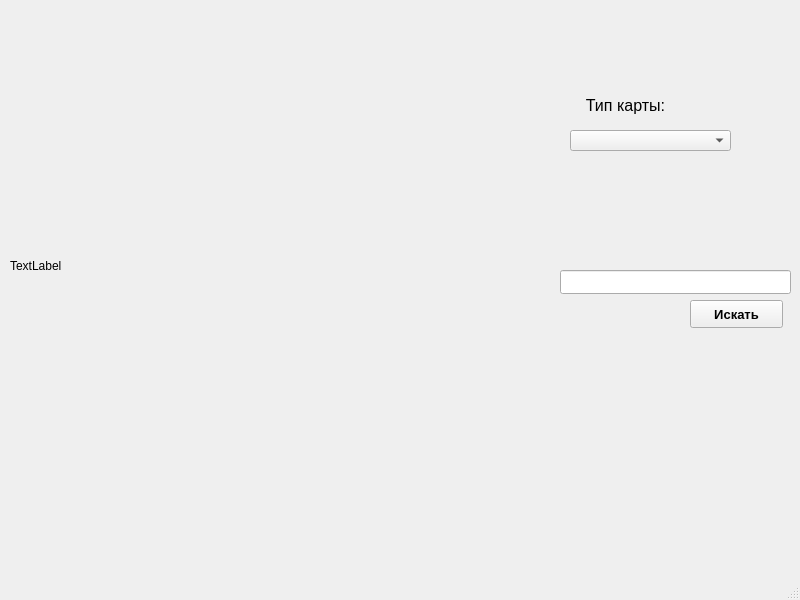
<?xml version="1.0" encoding="UTF-8"?>
<ui version="4.0">
 <class>MainWindow</class>
 <widget class="QMainWindow" name="MainWindow">
  <property name="geometry">
   <rect>
    <x>0</x>
    <y>0</y>
    <width>800</width>
    <height>600</height>
   </rect>
  </property>
  <property name="focusPolicy">
   <enum>Qt::StrongFocus</enum>
  </property>
  <property name="windowTitle">
   <string>MainWindow</string>
  </property>
  <widget class="QWidget" name="centralwidget">
   <widget class="QComboBox" name="map_layer">
    <property name="enabled">
     <bool>true</bool>
    </property>
    <property name="geometry">
     <rect>
      <x>570</x>
      <y>130</y>
      <width>161</width>
      <height>21</height>
     </rect>
    </property>
    <property name="focusPolicy">
     <enum>Qt::NoFocus</enum>
    </property>
   </widget>
   <widget class="QPushButton" name="search_btn">
    <property name="geometry">
     <rect>
      <x>690</x>
      <y>300</y>
      <width>93</width>
      <height>28</height>
     </rect>
    </property>
    <property name="font">
     <font>
      <family>Arial</family>
      <pointsize>10</pointsize>
      <weight>75</weight>
      <bold>true</bold>
     </font>
    </property>
    <property name="focusPolicy">
     <enum>Qt::NoFocus</enum>
    </property>
    <property name="text">
     <string>Искать</string>
    </property>
   </widget>
   <widget class="QLineEdit" name="search_edit">
    <property name="geometry">
     <rect>
      <x>560</x>
      <y>270</y>
      <width>231</width>
      <height>24</height>
     </rect>
    </property>
    <property name="focusPolicy">
     <enum>Qt::TabFocus</enum>
    </property>
   </widget>
   <widget class="QLabel" name="image">
    <property name="enabled">
     <bool>true</bool>
    </property>
    <property name="geometry">
     <rect>
      <x>10</x>
      <y>10</y>
      <width>521</width>
      <height>511</height>
     </rect>
    </property>
    <property name="text">
     <string>TextLabel</string>
    </property>
   </widget>
   <widget class="QLabel" name="label">
    <property name="geometry">
     <rect>
      <x>570</x>
      <y>90</y>
      <width>111</width>
      <height>31</height>
     </rect>
    </property>
    <property name="text">
     <string>&lt;html&gt;&lt;head/&gt;&lt;body&gt;&lt;p align=&quot;center&quot;&gt;&lt;span style=&quot; font-size:12pt;&quot;&gt;Тип карты:&lt;/span&gt;&lt;/p&gt;&lt;/body&gt;&lt;/html&gt;</string>
    </property>
   </widget>
  </widget>
  <widget class="QMenuBar" name="menubar">
   <property name="geometry">
    <rect>
     <x>0</x>
     <y>0</y>
     <width>800</width>
     <height>26</height>
    </rect>
   </property>
  </widget>
  <widget class="QStatusBar" name="statusbar"/>
 </widget>
 <resources/>
 <connections/>
</ui>
